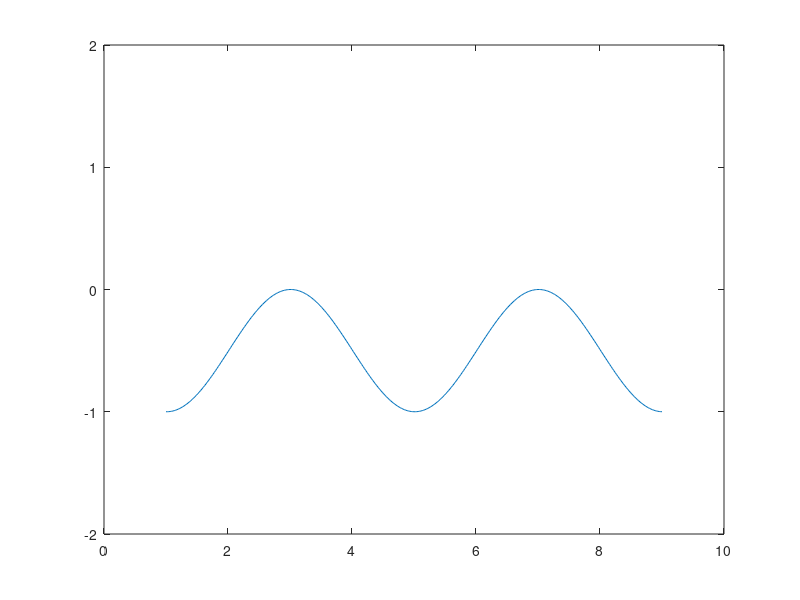

MATLAB code to generate this figure: (Note: this script raises an error after producing the figure.)
% 
% 
% shift = 0; % + shift in epg bump means it moved counterclockwise --> fly moved clockwise (right) 
% default = [0:pi/4:2*pi] - pi/2;
% baseSine = sin(default - pi/2);
% goal = default;
% figure();
% %plot(sin(goal),'--g')
% hold on
% epg = default + shift;
% leftPFL3 = epg - pi/2; % -90 deg shift (right)
% rightPFL3 = epg + pi/2; % + 90 deg shift (left)
% PFL2 = epg + pi; % 180 deg shift
% %plot(leftPFL3,'b')
% %plot(rightPFL3,'r')
% %plot(sin(epg),'k')
% 
% %plot(sin(leftPFL3) + sin(goal), 'b')
% %plot(sin(rightPFL3) + sin(goal), 'r')
% plot(sin(PFL2) + sin(goal),'y')
% %plot(sin(PFL2),'--y')
% title('fly slight slight right goal')
% %legend({'Goal','EPG','L PFL3', 'R PFL3', 'PFL2'})
% legend({'Goal','EPG','PFL2'})
% %ylim([-2,2])


%%
goal = [0:deg2rad(1):2*pi] - pi/2;
figure();
for s = 1:721
    %hold off
    shift = deg2rad(721-1 -s);
    PFL2 = sin(goal + shift + pi) .* sin(goal); 
    plot(linspace(1,9,361),PFL2)
    hold on
    %xline(5)
    EPG = sin(goal + shift); 
    %plot(linspace(1,9,361),EPG,'k')
    ylim([-2 2])
    PFL2pos = find(PFL2 == max(PFL2));
    EPGpos = find(EPG == max(EPG));
    wrapTo180(EPGpos-PFL2pos)
    if length(PFL2pos) > 1
        PFL2pos = sum(PFL2pos)/length(PFL2pos); 
    end
    peakPos = zeros(1,361);
    peakPos(round(PFL2pos)) = 1;
    plot(linspace(1,9,361),peakPos,'ro')
%     PFL2_pos(s) = pos;
%     PFL2_mag(s) = max(PFL2(s));
%     turn(s) = s-1; 
    pause
end

% 1) for a 360 deg rotation of the fly the bump moves once around the whole FB
% (1:1 relationship b/w EPG pos & fly heading) but the PFL2 bump position
% would only move 180 deg, it only travels through 1/2 of the FB. Which
% half depends on the phase of the goal sinusoid. 

% 2) The offset between the position of the PFL2 bump & the EPG bump is not
% set. It depends on the phase difference between the EPG sinusoid & the
% goal sinusoid. As the fly rotates 360 degrees, starting from facing
% towards its goal the offset changes from -90 --> +/-180 --> + 90 (or opp
% depending on rotation direction)


    